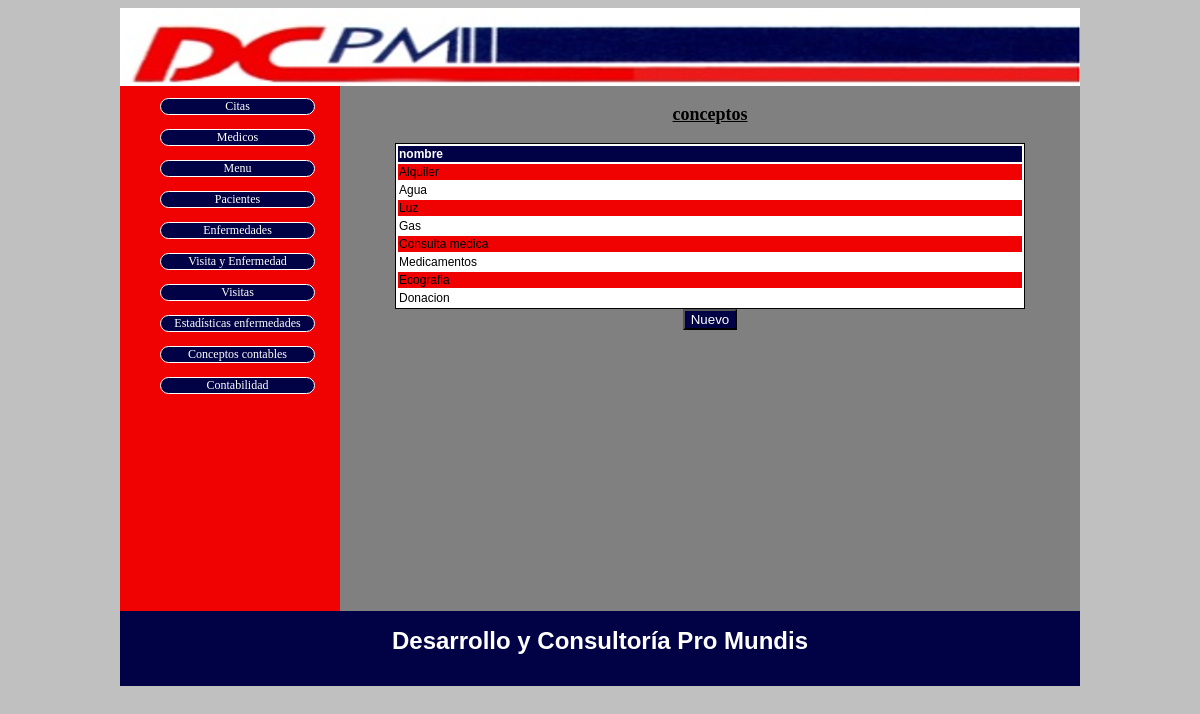
The page /index.php?cuerpo=rejilla_t_conceptos.php on the database its author committed.
### tables this page shows
CREATE TABLE IF NOT EXISTS `menu` (
  `id` bigint(20) NOT NULL AUTO_INCREMENT,
  `id_padre` bigint(20) DEFAULT NULL,
  `enlace` varchar(60) DEFAULT NULL,
  `texto` varchar(60) DEFAULT NULL,
  PRIMARY KEY (`id`)
);

CREATE TABLE IF NOT EXISTS `t_conceptos` (
  `id` bigint(20) NOT NULL AUTO_INCREMENT,
  `nombre` varchar(100) NOT NULL,
  PRIMARY KEY (`id`)
);

### clase_bd.php (called while the page is built, shortened)
<?php
class bd
    {
    private $servidor, $bd, $usuario, $clave;
    public function __construct()
        {
        $this->servidor=SERVIDOR;
        $this->bd=BD;
        $this->usuario=USUARIO;
        $this->clave=PASSWORD;
        }
    public function consultar($consulta)
        {
        try
            {
            $link = mysql_connect($this->servidor,$this->usuario,$this->clave);
            $result = mysql_query($consulta, $link);
            return $result;
            }
        catch (Exception $e)
            {
            throw new Exception ("Error de base de datos.<br>".$e->getMessage());
            }
        }
    public function consultarArray($consulta)
        {
        $salida=null;
        $respuesta=$this->consultar($consulta);
        while ($fila = mysql_fetch_assoc($respuesta))
            {
            $salida[]=$fila;
            }
        return $salida;
        }
    }
?>

### cuerpo.php (called while the page is built)
<?php
if (isset($_GET["cuerpo"]))
    {
    $cuerpo=$_GET["cuerpo"];
    }
else
    {
    $cuerpo="rejilla_citas.php";
    }
include ($cuerpo);
?>

### menuPrincipal.php (the view)
<?php
include("clase_bd.php");
$bd=new bd();
$datos=$bd->consultar("select * from menu");
$salida="";
if ($datos)
    {
     $salida="<ul>";
     while($row = mysql_fetch_array($datos))
         {
         $salida.="<li><a href=\"".$row["enlace"]."\">".$row['texto']."</a></li><br/>";
         }
     $salida.="</ul>";
    }
echo $salida;
?>

### index.php (shortened to what this page needs)
<!DOCTYPE html>
<html>
    <head>
        <link rel="stylesheet" type="text/css" href="css/960.css"/>
        <link rel="stylesheet" type="text/css" href="estilos.css"/>
    </head>
    <body>
        <div id="contenedor1" class="container_12">
            <div id="cabecera" class="grid_12 alpha">
                <?php include ("cabecera.php"); ?>
            </div>
        </div>
        <div id="contenedor2" class="container_12">
            <div id="menu" class="grid_3 alpha">
                <?php include ("menuPrincipal.php"); ?>
            </div>
            <div id="cuerpo" class="grid_9">
                <?php include ("cuerpo.php"); ?>
            </div>
        </div>
        <div id="contenedor3" class="container_12">
            <div id="pie" class="grid_12">
                <?php include ("pie.php"); ?>
            </div>
        </div>
   </body>
</html>

### cabecera.php
<img src="imagenes/cabecera.png" alt="Logo DCPM"/>

### rejilla_t_conceptos.php (shortened to what this page needs)
<?php
include ("clase_rejilla.php");
include_once ("clase_bd.php");
	$bd=new bd();
	$result=$bd->consultarArray("select * from t_conceptos");
if($result)
{echo '<p><h3>conceptos<br></h3></p>';
	$rejilla=new rejilla($result,"index.php?cuerpo=form_t_conceptos.php&","id","id");
	echo $rejilla->pintar();
}
?>
<form action="index.php" method="get">
<input type="submit" name="nuevo" value="Nuevo"/>
</form>

### clase_rejilla.php
<?php
class rejilla
    {
    private $_datos;
    private $_formDestino;
    private $_campoClave;
    private $_campoEnlace;
    public function __construct($datos, $formDestino,$campoClave,$campoEnlace)
        {
        $this->_datos=$datos;
        $this->_formDestino=$formDestino;
        $this->_campoClave=$campoClave;
        $this->_campoEnlace=$campoEnlace;
        }
    private function cabecera()
        {
        $salida='<table id=\"detalle\"><tr>';
        $datos=$this->_datos;
        foreach($datos[0] as $indice=>$valor)
        {
            if ($indice<>"id")
            {
		$salida.="<th>".$indice."</th>";
            }
        }
        $salida.="</tr>";
        return $salida;
        }
    private function enlazar($indice,$valor,$valorClave)
        {
        if($indice==$this->_campoEnlace)
            {
            $salida=
            '<a href="'.$this->_formDestino.$this->_campoClave."=".$valorClave.'">'.$valor ."</a>";
            }
        else
            {
            $salida=$valor;
            }
        return $salida;
        }
    public function pintar()
        {
        $datos=$this->_datos;
        $salida=$this->cabecera();
        $salida.="<tbody>";
        foreach($datos as $fila)
            {
        $salida.="<tr>";
            foreach($fila as $indice=>$valor)
                {
                    if ($indice<>"id")
                        {
                            $clave=$fila[$this->_campoClave];
                            $salida.="<td>".$this->enlazar($indice,$valor,$clave)."</td>";
                        }
                }
        $salida.="</tr>";
            }
        $salida.="</tbody></table>";
        return $salida;
        }
    }
?>

### pie.php
<h1>Desarrollo y Consultoría Pro Mundis</h1>

### css/960.css (style rules this page uses)
body { min-width: 960px; }
.container_12, .container_16 { margin-left: auto; margin-right: auto; width: 960px; }
.grid_1, .grid_2, .grid_3, .grid_4, .grid_5, .grid_6, .grid_7, .grid_8, .grid_9, .grid_10, .grid_11, .grid_12, .grid_13, .grid_14, .grid_15, .grid_16 { display: inline; float: left; margin-left: 10px; margin-right: 10px; }
.container_12 .grid_3, .container_16 .grid_4 { width: 220px; }
.container_12 .grid_9, .container_16 .grid_12 { width: 700px; }
.container_12 .grid_12, .container_16 .grid_16 { width: 940px; }
.alpha { margin-left: 0; }
.clearfix:before, .clearfix:after, .container_12:before, .container_12:after, .container_16:before, .container_16:after { content: '.'; display: block; overflow: hidden; visibility: hidden; font-size: 0; line-height: 0; width: 0; height: 0; }
.clearfix:after, .container_12:after, .container_16:after { clear: both; }
.clearfix, .container_12, .container_16 { zoom: 1; }

### estilos.css (style rules this page uses)
body { color:#FFFFFF; background-color:silver; font-family: helvetica,Arial,sans-serif; font-size: 12px; text-align: justify; }
#contenedor1 { background-color:#FFFFFF; }
#contenedor2 { background-color:grey; font-size: 12px; text-align: justify; }
#menu { height:525px; background-color:#F00202; font-size:12px; }
li { list-style:none; border:1px solid white; text-align: center; background-color:#010245; border-radius: 50px; margin-right: 25px; }
li a { text-decoration: none; color:#FFFFFF; }
#cuerpo { color:black; }
h3 { text-align: center; font-family:fantasy; font-size: 18px; color:black; text-decoration: underline; }
table { margin: auto; width: 90%; border:1px black solid; background-color:#FFFFFF; color:black; }
tr:nth-child(2n+1) { background-color:#F00202; color:black; }
th { font-size: 12px; color:#FFFFFF; background-color:#010245; }
a { text-align: center; font-family:fantasy; color:black; }
form { text-align: center; }
input,select { background-color:#010245; color:#FFFFFF; }
#contenedor3 { height: 75px; text-align:center; background-color:#010245; }
#pie h1 { font-size:24px; color:#FFFFFF; }

### rows shown on the page
menu: texto "Citas"
menu: texto "Medicos"
menu: texto "Menu"
menu: texto "Pacientes"
menu: texto "Enfermedades"
menu: texto "Visita y Enfermedad"
menu: texto "Visitas"
menu: texto "Estadísticas enfermedades"
menu: texto "Conceptos contables"
menu: texto "Contabilidad"
t_conceptos: nombre "Alquiler"
t_conceptos: nombre "Agua"
t_conceptos: nombre "Luz"
t_conceptos: nombre "Gas"
t_conceptos: nombre "Consulta medica"
t_conceptos: nombre "Medicamentos"
t_conceptos: nombre "Ecografia"
t_conceptos: nombre "Donacion"

### other values the page prints
$indice "nombre"
